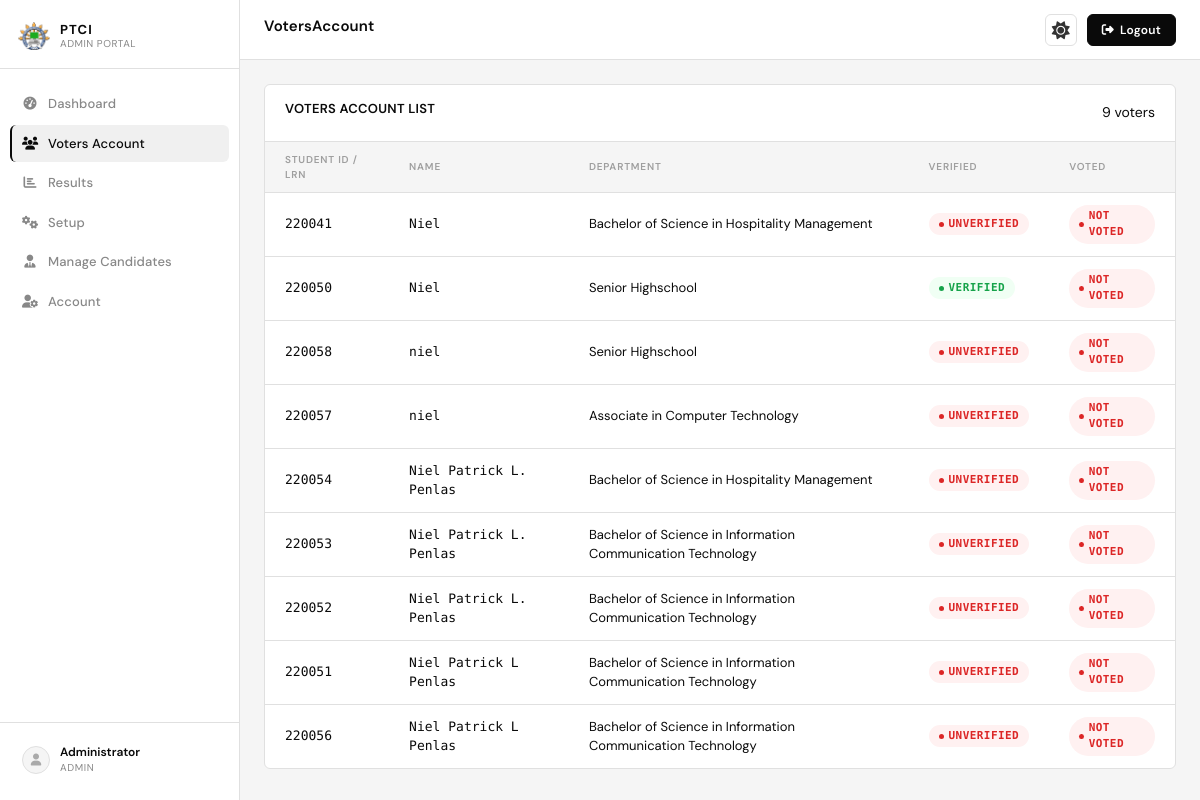
The page /administrator/main.php?page=votersAccount on the database its author committed.
### tables this page shows
CREATE TABLE `users` (
  `id` varchar(7) NOT NULL,
  `school_id` varchar(50) NOT NULL,
  `full_name` varchar(150) NOT NULL,
  `department` varchar(100) NOT NULL,
  `otp` varchar(6) NOT NULL,
  `is_verified` tinyint(1) DEFAULT '0',
  `is_voted` tinyint(1) DEFAULT '0',
  `created_at` datetime DEFAULT CURRENT_TIMESTAMP,
  `verified_at` datetime DEFAULT NULL
);

### backend/read/dashboardData.php (called while the page is built, shortened)
<?php
function getVoters() {
    $users = [];
    try {
        $pdo   = getDBConnection();
        $users = $pdo->query("SELECT school_id, full_name, department, is_verified, is_voted FROM users ORDER BY created_at DESC")->fetchAll();
    } catch (PDOException $e) {
        error_log("Error getting voters: " . $e->getMessage());
    }
    return $users;
}

### administrator/pages/votersAccount.php (the view, shortened to what this page needs)
<?php
$users = getVoters();
?>
<div class="voters-page">
    <div class="data-table-container">
        <div class="table-header">
            <h2>Voters Account List</h2>
            <span><?php echo count($users); ?> voters</span>
        </div>
        <table class="data-table">
            <thead>
                <tr>
                    <th>Student ID / LRN</th>
                    <th>Name</th>
                    <th>Department</th>
                    <th>Verified</th>
                    <th>Voted</th>
                </tr>
            </thead>
            <tbody>
                <?php if (empty($users)): ?>
                <tr>
                    <td colspan="5" style="text-align:center;">No voters found.</td>
                </tr>
                <?php else: ?>
                    <?php foreach ($users as $u): ?>
                    <tr>
                        <td><?php echo htmlspecialchars($u['school_id']); ?></td>
                        <td><?php echo htmlspecialchars($u['full_name']); ?></td>
                        <td><?php echo htmlspecialchars($u['department']); ?></td>
                        <td>
                            <span class="status-badge <?php echo $u['is_verified'] ? 'active' : 'inactive'; ?>">
                                <?php echo $u['is_verified'] ? 'Verified' : 'Unverified'; ?>
                            </span>
                        </td>
                        <td>
                            <span class="status-badge <?php echo $u['is_voted'] ? 'active' : 'inactive'; ?>">
                                <?php echo $u['is_voted'] ? 'Voted' : 'Not Voted'; ?>
                            </span>
                        </td>
                    </tr>
                    <?php endforeach; ?>
                <?php endif; ?>
            </tbody>
        </table>
    </div>
</div>

### administrator/css/main.css (style rules this page uses)
:root { --bg: #f5f5f5; --bg-card: #ffffff; --bg-sidebar: #0a0a0a; --sidebar-border: #1a1a1a; --sidebar-nav-hover: #1a1a1a; --sidebar-nav-active: #1f1f1f; --sidebar-nav-border: #ffffff; --sidebar-text: #888888; --sidebar-text-active: #ffffff; --sidebar-avatar-bg: #1f1f1f; --sidebar-avatar-border:#333333; --sidebar-avatar-color: #888888; --sidebar-logo-filter: brightness(0) invert(1); --border: #e0e0e0; --border-dark: #1a1a1a; --text-primary: #0a0a0a; --text-secondary: #6b6b6b; --text-muted: #9e9e9e; --accent: #0a0a0a; --accent-hover: #1f1f1f; --danger-color: #c0392b; --success-color: #1a7a4a; --warning-color: #b8860b; --sidebar-width: 240px; --header-height: 60px; --radius: 6px; --transition: 0.18s ease; --shadow-sm: 0 1px 3px rgba(0,0,0,0.08); --shadow-md: 0 4px 12px rgba(0,0,0,0.1); }
[data-theme="light"] { --bg-sidebar: #ffffff; --sidebar-border: #e0e0e0; --sidebar-nav-hover: #f5f5f5; --sidebar-nav-active: #f0f0f0; --sidebar-nav-border: #0a0a0a; --sidebar-text: #888888; --sidebar-text-active: #0a0a0a; --sidebar-avatar-bg: #f5f5f5; --sidebar-avatar-border:#e0e0e0; --sidebar-avatar-color: #aaaaaa; --sidebar-logo-filter: none; }
*, *::before, *::after { box-sizing: border-box; margin: 0; padding: 0; }
body.admin-body { font-family: 'DM Sans', sans-serif; background: var(--bg); color: var(--text-primary); font-size: 14px; line-height: 1.5; -webkit-font-smoothing: antialiased; }
.data-table-container { background: var(--bg-card); border: 1px solid var(--border); border-radius: var(--radius); overflow: hidden; }
.table-header { display: flex; align-items: center; justify-content: space-between; padding: 16px 20px; border-bottom: 1px solid var(--border); }
.table-header h2 { font-size: 13px; font-weight: 600; color: var(--text-primary); letter-spacing: 0.02em; text-transform: uppercase; }
.data-table { width: 100%; border-collapse: collapse; }
.data-table thead th { padding: 10px 20px; text-align: left; font-size: 10px; font-weight: 600; color: var(--text-muted); text-transform: uppercase; letter-spacing: 0.08em; background: var(--bg); border-bottom: 1px solid var(--border); }
.data-table tbody tr { border-bottom: 1px solid var(--border); transition: background var(--transition); }
.data-table tbody tr:last-child { border-bottom: none; }
.data-table tbody td { padding: 12px 20px; font-size: 13px; color: var(--text-primary); font-family: 'DM Mono', monospace; }
.data-table tbody td:nth-child(3) { font-family: 'DM Sans', sans-serif; }
.status-badge { display: inline-flex; align-items: center; gap: 5px; padding: 3px 10px; border-radius: 20px; font-size: 11px; font-weight: 600; letter-spacing: 0.04em; text-transform: uppercase; }
.status-badge::before { content: ''; width: 5px; height: 5px; border-radius: 50%; }
.status-badge.active { background: #f0fff4; color: #16a34a; }
.status-badge.active::before { background: #16a34a; }
.status-badge.inactive { background: #fff1f1; color: #dc2626; }
.status-badge.inactive::before { background: #dc2626; }

### rows shown on the page
users: school "220041", full_name "Niel", department "Bachelor of Science in Hospitality Management", is_verified "UNVERIFIED", is_voted "NOT VOTED"
users: school "220050", full_name "Niel", department "Senior Highschool", is_verified "VERIFIED", is_voted "NOT VOTED"
users: school "220058", full_name "niel", department "Senior Highschool", is_verified "UNVERIFIED", is_voted "NOT VOTED"
users: school "220057", full_name "niel", department "Associate in Computer Technology", is_verified "UNVERIFIED", is_voted "NOT VOTED"
users: school "220054", full_name "Niel Patrick L. Penlas", department "Bachelor of Science in Hospitality Management", is_verified "UNVERIFIED", is_voted "NOT VOTED"
users: school "220053", full_name "Niel Patrick L. Penlas", department "Bachelor of Science in Information Communication Technology", is_verified "UNVERIFIED", is_voted "NOT VOTED"
users: school "220052", full_name "Niel Patrick L. Penlas", department "Bachelor of Science in Information Communication Technology", is_verified "UNVERIFIED", is_voted "NOT VOTED"
users: school "220051", full_name "Niel Patrick L Penlas", department "Bachelor of Science in Information Communication Technology", is_verified "UNVERIFIED", is_voted "NOT VOTED"
users: school "220056", full_name "Niel Patrick L Penlas", department "Bachelor of Science in Information Communication Technology", is_verified "UNVERIFIED", is_voted "NOT VOTED"

### other values the page prints
$page "VotersAccount"
count($users) "9"
